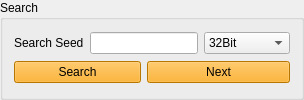
     <widget class="QGroupBox" name="groupBoxSearch">
      <property name="sizePolicy">
       <sizepolicy hsizetype="Preferred" vsizetype="Preferred">
        <horstretch>0</horstretch>
        <verstretch>1</verstretch>
       </sizepolicy>
      </property>
      <property name="maximumSize">
       <size>
        <width>16777215</width>
        <height>16777215</height>
       </size>
      </property>
      <property name="styleSheet">
       <string notr="true"/>
      </property>
      <property name="title">
       <string>Search</string>
      </property>
      <layout class="QGridLayout" name="gridLayout_4">
       <item row="0" column="0">
        <widget class="QLabel" name="label_23">
         <property name="text">
          <string>Search Seed</string>
         </property>
        </widget>
       </item>
       <item row="0" column="1" colspan="2">
        <widget class="QTextBox" name="textBoxSearch">
         <property name="sizePolicy">
          <sizepolicy hsizetype="Preferred" vsizetype="Fixed">
           <horstretch>0</horstretch>
           <verstretch>0</verstretch>
          </sizepolicy>
         </property>
        </widget>
       </item>
       <item row="0" column="3">
        <widget class="QComboBox" name="comboBoxSearch">
         <item>
          <property name="text">
           <string>32Bit</string>
          </property>
         </item>
         <item>
          <property name="text">
           <string>16Bit High</string>
          </property>
         </item>
         <item>
          <property name="text">
           <string>16Bit Low</string>
          </property>
         </item>
        </widget>
       </item>
       <item row="1" column="0" colspan="2">
        <widget class="QPushButton" name="pushButtonSearch">
         <property name="sizePolicy">
          <sizepolicy hsizetype="Preferred" vsizetype="Fixed">
           <horstretch>0</horstretch>
           <verstretch>0</verstretch>
          </sizepolicy>
         </property>
         <property name="minimumSize">
          <size>
           <width>0</width>
           <height>20</height>
          </size>
         </property>
         <property name="styleSheet">
          <string notr="true">QPushButton {
	background-color: orange;
}</string>
         </property>
         <property name="text">
          <string>Search</string>
         </property>
        </widget>
       </item>
       <item row="1" column="2" colspan="2">
        <widget class="QPushButton" name="pushButtonNext">
         <property name="sizePolicy">
          <sizepolicy hsizetype="Preferred" vsizetype="Fixed">
           <horstretch>0</horstretch>
           <verstretch>0</verstretch>
          </sizepolicy>
         </property>
         <property name="minimumSize">
          <size>
           <width>0</width>
           <height>20</height>
          </size>
         </property>
         <property name="styleSheet">
          <string notr="true">QPushButton {
	background-color: orange;
}</string>
         </property>
         <property name="text">
          <string>Next</string>
         </property>
        </widget>
       </item>
      </layout>
     </widget>
